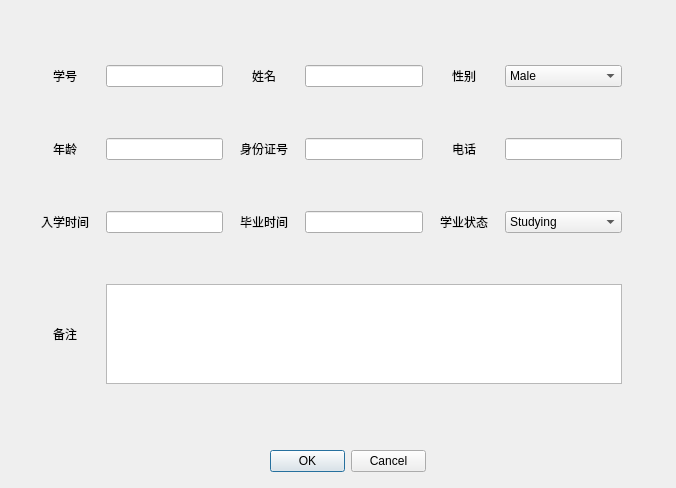
<?xml version="1.0" encoding="UTF-8"?>
<ui version="4.0">
 <class>AddInfo</class>
 <widget class="QMainWindow" name="AddInfo">
  <property name="geometry">
   <rect>
    <x>0</x>
    <y>0</y>
    <width>676</width>
    <height>488</height>
   </rect>
  </property>
  <property name="windowTitle">
   <string>添加学生信息</string>
  </property>
  <property name="styleSheet">
   <string notr="true">background-image: url(:/background/7.jpg);</string>
  </property>
  <widget class="QWidget" name="centralwidget">
   <widget class="QWidget" name="gridLayoutWidget">
    <property name="geometry">
     <rect>
      <x>30</x>
      <y>20</y>
      <width>592</width>
      <height>411</height>
     </rect>
    </property>
    <layout class="QGridLayout" name="gridLayout">
     <item row="0" column="5">
      <widget class="QComboBox" name="sex">
       <item>
        <property name="text">
         <string>Male</string>
        </property>
       </item>
       <item>
        <property name="text">
         <string>Female</string>
        </property>
       </item>
      </widget>
     </item>
     <item row="1" column="1">
      <widget class="QLineEdit" name="age">
       <property name="styleSheet">
        <string notr="true">background-image: url(:/background/4.jpg);</string>
       </property>
      </widget>
     </item>
     <item row="1" column="5">
      <widget class="QLineEdit" name="tel">
       <property name="styleSheet">
        <string notr="true">background-image: url(:/background/4.jpg);</string>
       </property>
      </widget>
     </item>
     <item row="1" column="4">
      <widget class="QLabel" name="label_6">
       <property name="text">
        <string>电话</string>
       </property>
       <property name="alignment">
        <set>Qt::AlignCenter</set>
       </property>
      </widget>
     </item>
     <item row="1" column="0">
      <widget class="QLabel" name="label_4">
       <property name="text">
        <string>年龄</string>
       </property>
       <property name="alignment">
        <set>Qt::AlignCenter</set>
       </property>
      </widget>
     </item>
     <item row="3" column="0">
      <widget class="QLabel" name="label_9">
       <property name="minimumSize">
        <size>
         <width>0</width>
         <height>100</height>
        </size>
       </property>
       <property name="maximumSize">
        <size>
         <width>16777215</width>
         <height>100</height>
        </size>
       </property>
       <property name="text">
        <string>备注</string>
       </property>
       <property name="alignment">
        <set>Qt::AlignCenter</set>
       </property>
      </widget>
     </item>
     <item row="1" column="2">
      <widget class="QLabel" name="label_5">
       <property name="text">
        <string>身份证号</string>
       </property>
       <property name="alignment">
        <set>Qt::AlignCenter</set>
       </property>
      </widget>
     </item>
     <item row="1" column="3">
      <widget class="QLineEdit" name="identify">
       <property name="styleSheet">
        <string notr="true">background-image: url(:/background/4.jpg);</string>
       </property>
      </widget>
     </item>
     <item row="0" column="1">
      <widget class="QLineEdit" name="acount">
       <property name="styleSheet">
        <string notr="true">background-image: url(:/background/4.jpg);</string>
       </property>
      </widget>
     </item>
     <item row="0" column="3">
      <widget class="QLineEdit" name="name">
       <property name="styleSheet">
        <string notr="true">background-image: url(:/background/4.jpg);</string>
       </property>
      </widget>
     </item>
     <item row="0" column="0">
      <widget class="QLabel" name="label">
       <property name="minimumSize">
        <size>
         <width>70</width>
         <height>0</height>
        </size>
       </property>
       <property name="text">
        <string>学号</string>
       </property>
       <property name="alignment">
        <set>Qt::AlignCenter</set>
       </property>
      </widget>
     </item>
     <item row="0" column="4">
      <widget class="QLabel" name="label_2">
       <property name="text">
        <string>性别</string>
       </property>
       <property name="alignment">
        <set>Qt::AlignCenter</set>
       </property>
      </widget>
     </item>
     <item row="0" column="2">
      <widget class="QLabel" name="label_3">
       <property name="styleSheet">
        <string notr="true"/>
       </property>
       <property name="text">
        <string>姓名</string>
       </property>
       <property name="alignment">
        <set>Qt::AlignCenter</set>
       </property>
      </widget>
     </item>
     <item row="3" column="1" colspan="5">
      <widget class="QTextEdit" name="textEdit">
       <property name="minimumSize">
        <size>
         <width>0</width>
         <height>100</height>
        </size>
       </property>
       <property name="maximumSize">
        <size>
         <width>16777215</width>
         <height>100</height>
        </size>
       </property>
       <property name="styleSheet">
        <string notr="true">background-image: url(:/background/4.jpg);</string>
       </property>
      </widget>
     </item>
     <item row="2" column="0">
      <widget class="QLabel" name="label_7">
       <property name="text">
        <string>入学时间</string>
       </property>
       <property name="alignment">
        <set>Qt::AlignCenter</set>
       </property>
      </widget>
     </item>
     <item row="2" column="1">
      <widget class="QLineEdit" name="enroll">
       <property name="styleSheet">
        <string notr="true">background-image: url(:/background/4.jpg);</string>
       </property>
      </widget>
     </item>
     <item row="2" column="2">
      <widget class="QLabel" name="label_8">
       <property name="minimumSize">
        <size>
         <width>70</width>
         <height>0</height>
        </size>
       </property>
       <property name="maximumSize">
        <size>
         <width>70</width>
         <height>16777215</height>
        </size>
       </property>
       <property name="text">
        <string>毕业时间</string>
       </property>
       <property name="alignment">
        <set>Qt::AlignCenter</set>
       </property>
      </widget>
     </item>
     <item row="2" column="3">
      <widget class="QLineEdit" name="leave">
       <property name="styleSheet">
        <string notr="true">background-image: url(:/background/4.jpg);</string>
       </property>
      </widget>
     </item>
     <item row="2" column="4">
      <widget class="QLabel" name="label_10">
       <property name="minimumSize">
        <size>
         <width>70</width>
         <height>0</height>
        </size>
       </property>
       <property name="maximumSize">
        <size>
         <width>70</width>
         <height>16777215</height>
        </size>
       </property>
       <property name="text">
        <string>学业状态</string>
       </property>
       <property name="alignment">
        <set>Qt::AlignCenter</set>
       </property>
      </widget>
     </item>
     <item row="2" column="5">
      <widget class="QComboBox" name="condition">
       <property name="styleSheet">
        <string notr="true"/>
       </property>
       <item>
        <property name="text">
         <string>Studying</string>
        </property>
       </item>
       <item>
        <property name="text">
         <string>Educated</string>
        </property>
       </item>
       <item>
        <property name="text">
         <string>Off</string>
        </property>
       </item>
      </widget>
     </item>
    </layout>
   </widget>
   <widget class="QDialogButtonBox" name="buttonBox">
    <property name="geometry">
     <rect>
      <x>270</x>
      <y>450</y>
      <width>156</width>
      <height>23</height>
     </rect>
    </property>
    <property name="styleSheet">
     <string notr="true">background-image: url(:/background/4.jpg);</string>
    </property>
    <property name="standardButtons">
     <set>QDialogButtonBox::Cancel|QDialogButtonBox::Ok</set>
    </property>
   </widget>
  </widget>
 </widget>
 <resources/>
 <connections/>
</ui>
